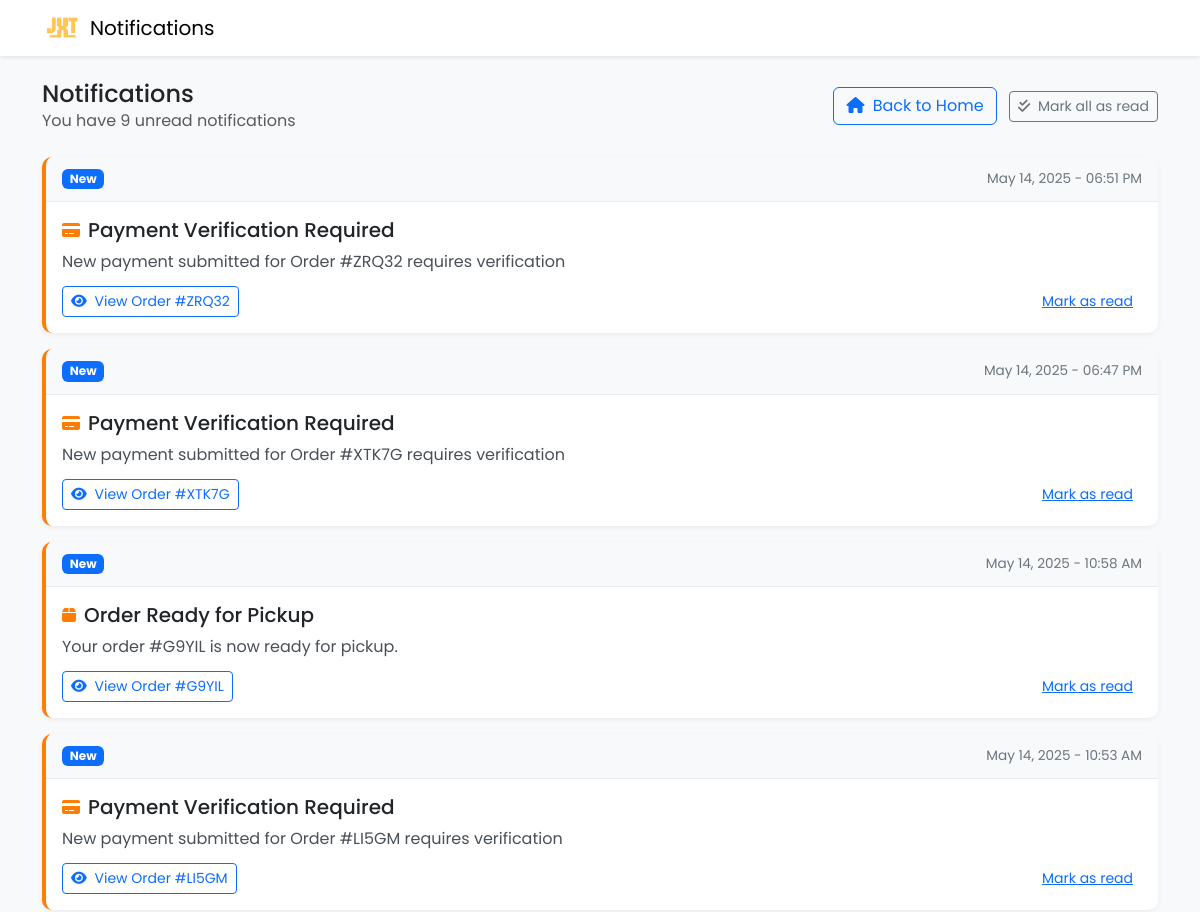
Before: /customer/notification.php (signed in, upper part) with the older database file.
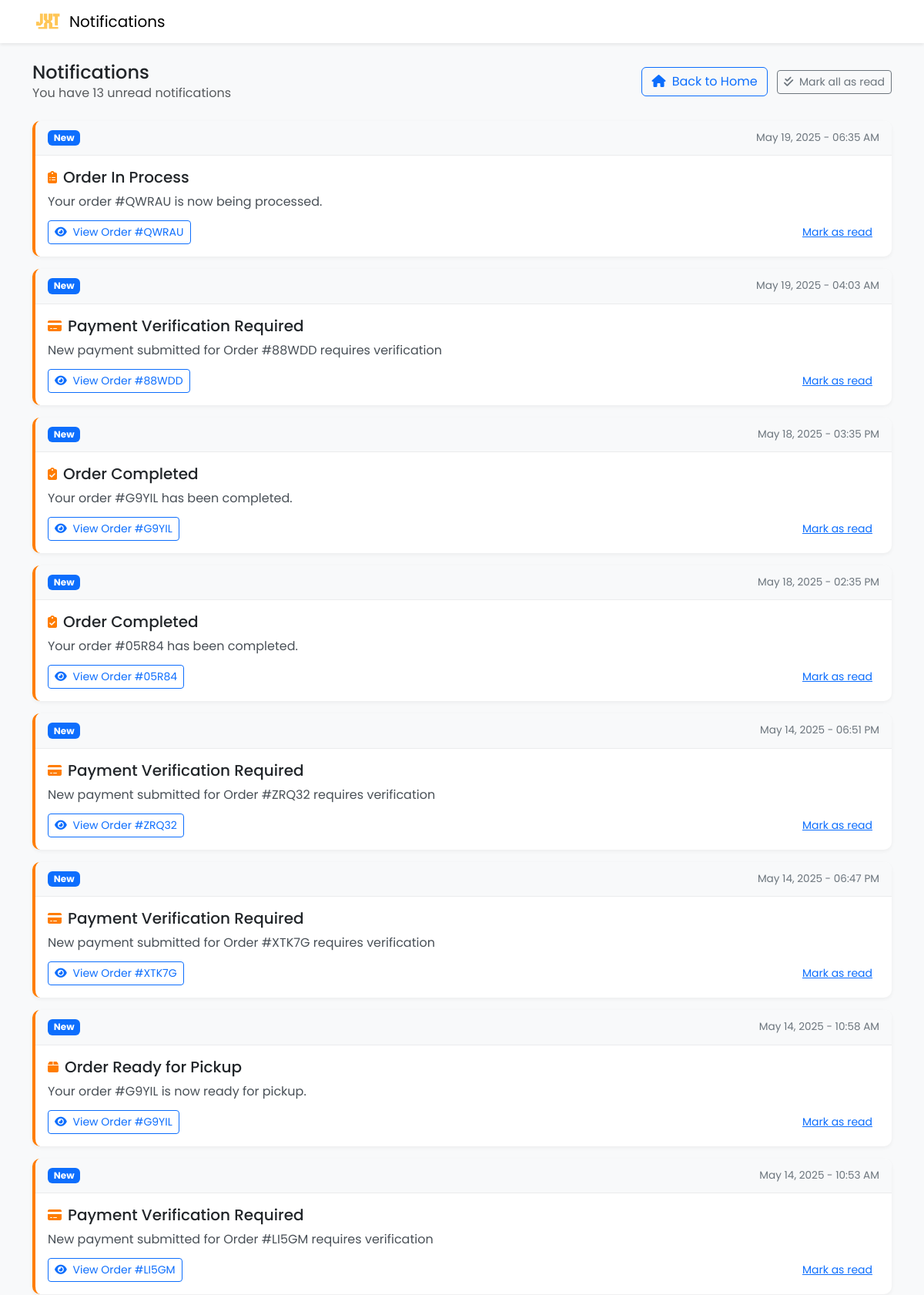
After: the same page with the newer database file.
### tables this page shows
CREATE TABLE `notifications` (
  `notification_id` int(11) NOT NULL,
  `title` varchar(255) DEFAULT NULL,
  `customer_id` int(11) NOT NULL,
  `order_id` varchar(10) NOT NULL,
  `message` text NOT NULL,
  `is_read` tinyint(1) DEFAULT 0,
  `created_at` timestamp NOT NULL DEFAULT current_timestamp()
);

CREATE TABLE `orders` (
  `order_id` varchar(10) NOT NULL,
  `customer_id` int(11) NOT NULL,
  `order_type` enum('tailoring','sublimation') NOT NULL,
  `total_amount` decimal(10,2) NOT NULL,
  `downpayment_amount` decimal(10,2) NOT NULL,
  `payment_method` enum('cash','gcash') NOT NULL,
  `payment_status` enum('pending','downpayment_paid','fully_paid') DEFAULT 'pending',
  `order_status` enum('pending_approval','declined','approved','forward_to_sublimator','in_process','printing_done','ready_for_pickup','completed') DEFAULT 'pending_approval',
  `staff_id` int(11) DEFAULT NULL,
  `manager_id` int(11) DEFAULT NULL,
  `notes` text DEFAULT NULL,
  `created_at` timestamp NOT NULL DEFAULT current_timestamp(),
  `updated_at` timestamp NOT NULL DEFAULT current_timestamp() ON UPDATE current_timestamp(),
  `screenshot_path` varchar(255) DEFAULT NULL,
  `status_history` text DEFAULT NULL
);

### customer/notification.php (the view, shortened to what this page needs)
<?php
include '../db.php';
$customer_id = $_SESSION['customer_id'];
$sql = "SELECT n.*, o.order_id
        FROM notifications n
        LEFT JOIN orders o ON n.order_id = o.order_id
        WHERE n.customer_id = ?
        ORDER BY n.created_at DESC";
$stmt = $conn->prepare($sql);
$stmt->bind_param("i", $customer_id);
$stmt->execute();
$result = $stmt->get_result();
$unread_sql = "SELECT COUNT(*) as unread_count FROM notifications WHERE customer_id = ? AND is_read = 0";
$unread_stmt = $conn->prepare($unread_sql);
$unread_stmt->bind_param("i", $customer_id);
$unread_stmt->execute();
$unread_result = $unread_stmt->get_result();
$unread_count = $unread_result->fetch_assoc()['unread_count'];
?>
<!DOCTYPE html>
<html lang="en">
<head>
    <link href="https://cdn.jsdelivr.net/npm/bootstrap@5.3.0/dist/css/bootstrap.min.css" rel="stylesheet">
    <link rel="stylesheet" href="https://cdnjs.cloudflare.com/ajax/libs/font-awesome/6.4.0/css/all.min.css">
</head>
<body>
    <nav class="navbar navbar-expand-lg fixed-top">
        <div class="container">
            <div class="d-flex align-items-center">
                <a href="index.php" class="me-2">
                    <img src="../image/logo.png" height="40" alt="JX Tailoring Logo">
                </a>
                <span class="navbar-brand mb-0">Notifications</span>
            </div>
        </div>
    </nav>
    <div class="container" style="margin-top: 80px; margin-bottom: 20px;">
        <div class="d-flex justify-content-between align-items-center mb-4">
            <div>
                <h1 class="h4 mb-0">Notifications</h1>
                <?php if ($unread_count > 0): ?>
                <p class="text-muted mb-0">You have <?php echo $unread_count; ?> unread notification<?php echo $unread_count != 1 ? 's' : ''; ?></p>
                <?php endif; ?>
            </div>
            <div>
                <a href="index.php" class="btn btn-outline-primary me-2">
                    <i class="fas fa-home me-1"></i> Back to Home
                </a>
                <?php if ($unread_count > 0): ?>
                <a href="notification.php?mark_all_read=1" class="btn btn-sm btn-outline-secondary">
                    <i class="fas fa-check-double me-1"></i> Mark all as read
                </a>
                <?php endif; ?>
            </div>
        </div>
        <?php if ($result->num_rows > 0): ?>
            <?php while ($notification = $result->fetch_assoc()): ?>
                <div class="card notification-card <?php echo $notification['is_read'] ? '' : 'notification-unread'; ?>">
                    <div class="notification-header">
                        <span class="badge <?php echo $notification['is_read'] ? 'bg-secondary' : 'bg-primary'; ?>">
                            <?php echo $notification['is_read'] ? 'Read' : 'New'; ?>
                        </span>
                        <span class="notification-time">
                            <?php echo date('M d, Y - h:i A', strtotime($notification['created_at'])); ?>
                        </span>
                    </div>
                    <div class="notification-body">
                        <div class="notification-title">
                            <?php
                            $icon = 'fa-bell';
                            $title = strtolower($notification['title']);
                            if (strpos($title, 'order') !== false) {
                                if (strpos($title, 'declined') !== false) {
                                    $icon = 'fa-times-circle';
                                } elseif (strpos($title, 'approved') !== false) {
                                    $icon = 'fa-check-circle';
                                } elseif (strpos($title, 'ready') !== false) {
                                    $icon = 'fa-box';
                                } elseif (strpos($title, 'completed') !== false) {
                                    $icon = 'fa-clipboard-check';
                                } else {
                                    $icon = 'fa-clipboard-list';
                                }
                            } elseif (strpos($title, 'payment') !== false) {
                                $icon = 'fa-credit-card';
                            } elseif (strpos($title, 'delivery') !== false || strpos($title, 'pickup') !== false) {
                                $icon = 'fa-truck';
                            } elseif (strpos($title, 'measurement') !== false) {
                                $icon = 'fa-ruler';
                            } elseif (strpos($title, 'reminder') !== false) {
                                $icon = 'fa-calendar-check';
                            }
                            ?>
                            <i class="fas <?php echo $icon; ?>"></i>
                            <h5 class="mb-0"><?php echo htmlspecialchars($notification['title']); ?></h5>
                        </div>
                        <p class="notification-message"><?php echo htmlspecialchars($notification['message']); ?></p>
                        <div class="notification-footer">
                            <?php if ($notification['order_id']): ?>
                            <a href="view_order.php?order_id=<?php echo $notification['order_id']; ?>"
                               class="btn btn-sm btn-outline-primary btn-order"
                               onclick="event.preventDefault(); window.location.href='view_order.php?order_id=<?php echo $notification['order_id']; ?>';">
                                <i class="fas fa-eye me-1"></i> View Order #<?php echo $notification['order_id']; ?>
                            </a>
                            <?php else: ?>
                            <div></div>
                            <?php endif; ?>
                            <?php if (!$notification['is_read']): ?>
                            <a href="notification.php?mark_read=<?php echo $notification['notification_id']; ?>" class="btn btn-sm btn-link">
                                Mark as read
                            </a>
                            <?php endif; ?>
                        </div>
                    </div>
                </div>
            <?php endwhile; ?>
        <?php endif; ?>
    </div>
</body>
</html>

### customer/notification.php (style rules this page uses)
body { font-family: 'Poppins', sans-serif; background-color: #f8f9fa; padding-bottom: 70px; }
.navbar { background-color: white; box-shadow: 0 2px 4px rgba(0,0,0,.08); }
.notification-card { border-radius: 10px; overflow: hidden; transition: transform 0.2s; margin-bottom: 16px; border: none; box-shadow: 0 2px 5px rgba(0,0,0,.05); }
.notification-unread { border-left: 4px solid #ff7d00; }
.notification-header { display: flex; justify-content: space-between; align-items: center; padding: 12px 16px; background-color: #f8f9fa; border-bottom: 1px solid rgba(0,0,0,.05); }
.notification-body { padding: 16px; }
.notification-time { color: #6c757d; font-size: 0.85rem; }
.notification-title { display: flex; align-items: center; margin-bottom: 8px; }
.notification-title i { margin-right: 8px; color: #ff7d00; }
.notification-message { color: #495057; margin-bottom: 12px; }
.notification-footer { display: flex; justify-content: space-between; }
.btn-order { font-size: 0.875rem; padding: 0.25rem 0.5rem; }

Changed rows visible on the page:
added notifications: is_read "New", created_at "May 19, 2025 - 06:35 AM", title "Order In Process", message "Your order #QWRAU is now being processed.", order.order_id "QWRAU"
added notifications: is_read "New", created_at "May 19, 2025 - 04:03 AM", title "Payment Verification Required", message "New payment submitted for Order #88WDD requires verification", order.order_id "88WDD"
added notifications: is_read "New", created_at "May 18, 2025 - 03:35 PM", title "Order Completed", message "Your order #G9YIL has been completed.", order.order_id "G9YIL"
added notifications: is_read "New", created_at "May 18, 2025 - 02:35 PM", title "Order Completed", message "Your order #05R84 has been completed.", order.order_id "05R84"
Other visible differences:
$unread_count: "9" → "13"
